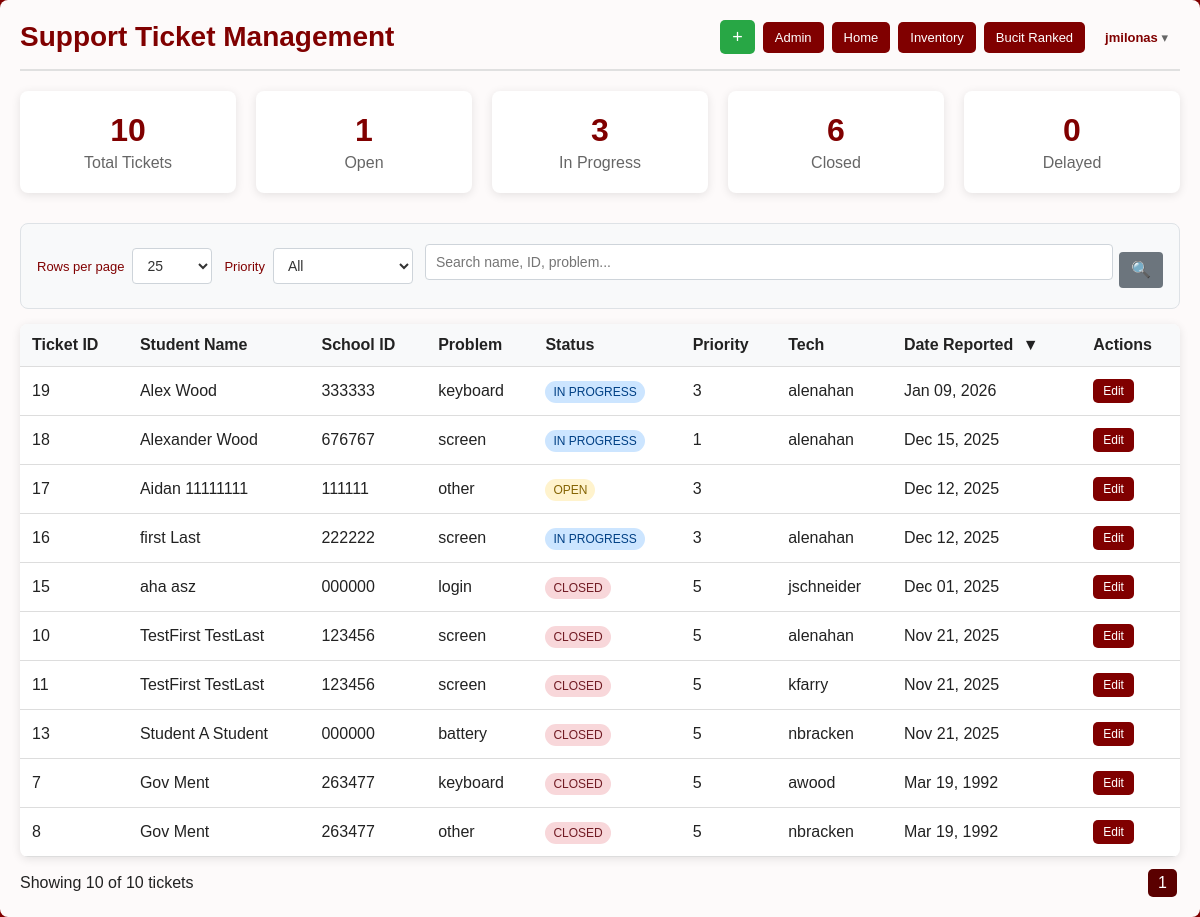
/manage_tickets.php (signed in), run on the app's committed database.
### tables this page shows
CREATE TABLE IF NOT EXISTS `tickets` (
  `id` int NOT NULL AUTO_INCREMENT COMMENT 'Unique ID for the ticket',
  `first_name` varchar(50) NOT NULL COMMENT 'Student''s first name',
  `last_name` varchar(50) NOT NULL COMMENT 'Student''s last name',
  `school_id` varchar(20) NOT NULL COMMENT 'Student''s school ID',
  `class_of` varchar(4) DEFAULT NULL COMMENT 'Graduation year',
  `school_email` varchar(255) DEFAULT NULL,
  `additional_info` varchar(120) DEFAULT NULL,
  `date_reported` date NOT NULL COMMENT 'Date issue was reported',
  `problem_category` varchar(50) NOT NULL COMMENT 'Main problem selected (screen, battery, etc.)',
  `problem_detail` varchar(100) DEFAULT NULL,
  `custom_detail` text COMMENT 'If “Something else” was specified',
  `priority` tinyint(1) DEFAULT '3',
  `status` enum('Open','In Progress','Closed','Delayed') NOT NULL DEFAULT 'Open' COMMENT 'Current status of the ticket',
  `notes` text,
  `created_at` timestamp NOT NULL DEFAULT CURRENT_TIMESTAMP COMMENT 'When the ticket was submitted',
  `updated_at` timestamp NOT NULL DEFAULT CURRENT_TIMESTAMP COMMENT 'Auto-updates when modified',
  `restarted` tinyint(1) DEFAULT '0',
  `tech` varchar(255) DEFAULT NULL,
  PRIMARY KEY (`id`)
);

### manage_tickets.php (the view, shortened to what this page needs)
<?php
$servername = "localhost";
$username = "bucit";
$password = "m0Mih-Vdm!].Km8F";
$dbname = "bucit";
$conn = new mysqli($servername, $username, $password, $dbname);
$current_tech = $_SESSION['tech_user'] ?? null;
$sort_by = $_GET['sort'] ?? 'date_reported';
$order = $_GET['order'] ?? 'DESC';
$has_priority = false;
$priorityCheck = $conn->query("SHOW COLUMNS FROM tickets LIKE 'priority'");
if ($priorityCheck && $priorityCheck->num_rows > 0) {
    $has_priority = true;
}
$has_tech = false;
$techCheck = $conn->query("SHOW COLUMNS FROM tickets LIKE 'tech'");
if ($techCheck && $techCheck->num_rows > 0) {
    $has_tech = true;
}
$search = trim($_GET['q'] ?? '');
$per_page = $_GET['per_page'] ?? '25';
$page = max(1, intval($_GET['page'] ?? 1));
$where_sql = '';
$count_sql = "SELECT COUNT(*) as total_count FROM tickets $where_sql";
$count_result = $conn->query($count_sql);
$total_count = $count_result ? intval($count_result->fetch_assoc()['total_count']) : 0;
$limit_sql = '';
if ($per_page !== 'all') {
    $per_page_int = intval($per_page);
    $offset = ($page - 1) * $per_page_int;
    $limit_sql = "LIMIT $offset, $per_page_int";
}
$select_columns = "id, first_name, last_name, school_id, class_of, school_email, additional_info, date_reported, problem_category, problem_detail, custom_detail, status, created_at";
if ($has_priority) {
    $select_columns .= ", priority";
}
if ($has_tech) {
    $select_columns .= ", tech";
}
$order_by_sql = "$sort_by $order";
$sql = "SELECT $select_columns FROM tickets $where_sql ORDER BY $order_by_sql $limit_sql";
$result = $conn->query($sql);
?>
<!DOCTYPE html>
<html lang="en">
<head>
    <link rel="stylesheet" href="styles.css">
</head>
<body>
    <div class="management-container">
        <div class="header-actions">
            <h1>Support Ticket Management</h1>
            <div class="action-btn-group">
                <a href="form.html" class="btn btn-success" title="Add ticket" style="padding:8px 12px; font-size:18px; line-height:1;">+</a>
                <?php if ($current_tech === 'jmilonas'): ?>
                <a href="admin_tech.php" class="btn" style="padding:8px 12px; font-size:13px;">Admin</a>
                <?php endif; ?>
                <a href="index.html" class="btn" style="padding:8px 12px; font-size:13px;">Home</a>
                <a href="inventory.php" class="btn" style="padding:8px 12px; font-size:13px;">Inventory</a>
                <a href="leaderboard.php" class="btn" style="padding:8px 12px; font-size:13px;">Bucit Ranked</a>
                <div class="user-dropdown">
                    <div class="user-dropdown-toggle">
                        <strong><?php echo htmlspecialchars($current_tech); ?></strong> ▾
                    </div>
                </div>
            </div>
        </div>
        <?php
        $stats_sql = "SELECT
                        COUNT(*) as total,
                        SUM(CASE WHEN status = 'Open' THEN 1 ELSE 0 END) as open_tickets,
                        SUM(CASE WHEN status = 'In Progress' THEN 1 ELSE 0 END) as in_progress,
                        SUM(CASE WHEN status = 'Closed' THEN 1 ELSE 0 END) as closed,
                        SUM(CASE WHEN status = 'Delayed' THEN 1 ELSE 0 END) as delayed_tickets
                      FROM tickets";
        $stats_result = $conn->query($stats_sql);
        $stats = $stats_result->fetch_assoc();
        ?>
        <div class="stats-container">
            <div class="stat-card" data-reset="true">
                <div class="stat-number"><?php echo $stats['total']; ?></div>
                <div class="stat-label">Total Tickets</div>
            </div>
            <div class="stat-card" data-status="Open">
                <div class="stat-number"><?php echo $stats['open_tickets']; ?></div>
                <div class="stat-label">Open</div>
            </div>
            <div class="stat-card" data-status="In Progress">
                <div class="stat-number"><?php echo $stats['in_progress']; ?></div>
                <div class="stat-label">In Progress</div>
            </div>
            <div class="stat-card" data-status="Closed">
                <div class="stat-number"><?php echo $stats['closed']; ?></div>
                <div class="stat-label">Closed</div>
            </div>
            <div class="stat-card" data-status="Delayed">
                <div class="stat-number"><?php echo $stats['delayed_tickets']; ?></div>
                <div class="stat-label">Delayed</div>
            </div>
        </div>
        <form method="GET" id="ticket-filter-form" class="filter-bar">
            <div class="filter-field">
                <label for="per-page-select">Rows per page</label>
                <select id="per-page-select" name="per_page" onchange="this.form.submit()" style="width:80px;">
                    <?php foreach(['10','15','25','50','100','all'] as $opt): ?>
                    <option value="<?php echo $opt; ?>" <?php echo ($per_page == $opt) ? 'selected': ''; ?>><?php echo ($opt=='all')? 'All' : $opt; ?></option>
                    <?php endforeach; ?>
                </select>
            </div>
            <?php if ($has_priority): ?>
            <div class="filter-field">
                <label for="priority-select">Priority</label>
                <select id="priority-select" name="priority" onchange="this.form.submit()" style="width:140px;">
                    <option value="">All</option>
                </select>
            </div>
            <?php endif; ?>
            <div class="search-group">
                <input id="search-input" type="text" name="q" placeholder="Search name, ID, problem..." value="<?php echo htmlspecialchars($search); ?>">
                <button type="submit" class="search-btn" title="Search">🔍</button>
            </div>
        </form>
        <?php if ($result && $result->num_rows > 0): ?>
        <table class="tickets-table">
            <thead>
                <tr>
                    <th onclick="sortTable('id')">
                        Ticket ID
                    </th>
                    <th onclick="sortTable('first_name')">
                        Student Name
                    </th>
                    <th onclick="sortTable('school_id')">
                        School ID
                    </th>
                    <th onclick="sortTable('problem_category')">
                        Problem
                    </th>
                    <th onclick="sortTable('status')">
                        Status
                    </th>
                    <?php if ($has_priority): ?>
                    <th onclick="sortTable('priority')">
                        Priority
                    </th>
                    <?php endif; ?>
                    <?php if ($has_tech): ?>
                    <th onclick="sortTable('tech')">
                        Tech
                    </th>
                    <?php endif; ?>
                    <th onclick="sortTable('date_reported')">
                        Date Reported
                        <?php if ($sort_by == 'date_reported'): ?>
                            <span class="sort-indicator"><?php echo $order == 'ASC' ? '▲' : '▼'; ?></span>
                        <?php endif; ?>
                    </th>
                    <th>Actions</th>
                </tr>
            </thead>
            <tbody>
                <?php while ($row = $result->fetch_assoc()): ?>
                <tr class="ticket-row" onclick="viewTicket(<?php echo $row['id']; ?>)">
                    <td><?php echo htmlspecialchars($row['id']); ?></td>
                    <td><?php echo htmlspecialchars($row['first_name'] . ' ' . $row['last_name']); ?></td>
                    <td><?php echo htmlspecialchars($row['school_id']); ?></td>
                    <td><?php echo htmlspecialchars($row['problem_category']); ?></td>
                    <td>
                        <span class="status-badge status-<?php echo strtolower(str_replace(' ', '-', $row['status'] ?? 'open')); ?>">
                            <?php echo htmlspecialchars($row['status'] ?? 'Open'); ?>
                        </span>
                    </td>
                    <?php if ($has_priority): ?>
                    <td><?php echo htmlspecialchars($row['priority'] ?? '3'); ?></td>
                    <?php endif; ?>
                    <?php if ($has_tech): ?>
                    <td><?php echo htmlspecialchars($row['tech'] ?? ''); ?></td>
                    <?php endif; ?>
                    <td><?php echo date('M d, Y', strtotime($row['date_reported'])); ?></td>
                    <td onclick="event.stopPropagation();">
                        <a href="edit_ticket.php?id=<?php echo $row['id']; ?>" class="btn" style="padding: 5px 10px; font-size: 12px;">Edit</a>
                    </td>
                </tr>
                <?php endwhile; ?>
            </tbody>
        </table>
        <?php if ($per_page !== 'all' && $total_count > 0):
            $per_page_int = intval($per_page);
            $total_pages = max(1, (int)ceil($total_count / $per_page_int));
        ?>
        <div style="margin-top: 12px; display:flex; justify-content:space-between; align-items:center;">
            <div>Showing <?php echo ($per_page === 'all') ? $total_count : (min($per_page_int, $total_count - ($page-1)*$per_page_int)); ?> of <?php echo $total_count; ?> tickets</div>
            <div>
                <?php for ($p = 1; $p <= $total_pages; $p++): ?>
                    <a href="?<?php echo http_build_query(array_merge($_GET, ['page'=>$p])); ?>" class="btn" style="background: <?php echo ($p==$page) ? '#5a0000' : 'var(--brand)'; ?>; margin: 0 3px; padding: 5px 10px;"><?php echo $p; ?></a>
                <?php endfor; ?>
            </div>
        </div>
        <?php endif; ?>
        <?php endif; ?>
    </div>
</body>
</html>

### styles.css (style rules this page uses)
:root { --brand: #800000; --brand-dark: #5a0000; --card-bg: rgba(255,255,255,0.98); }
html { scroll-padding-top: 60px; }
body { font-family: Arial, sans-serif; background: var(--brand); margin: 0; padding: 0; color: #fff; }
form label { display: block; margin-bottom: 5px; margin-top: 15px; color: var(--brand); font-weight: 500; }
form input, form button { width: 100%; padding: 10px; border: 1px solid #d1d1d1; border-radius: 5px; margin-bottom: 8px; font-size: 1rem; box-sizing: border-box; }
form button { background: var(--brand); color: #fff; border: none; font-size: 1.05em; font-weight: bold; margin-top: 16px; cursor: pointer; transition: background 0.2s; }

### manage_tickets.php (style rules this page uses)
:root { --brand: #800000; --brand-dark: #5a0000; --card-bg: rgba(255,255,255,0.98); }
body { background: var(--brand); color: #fff; min-height: 100vh; }
.management-container { max-width: 1200px; margin: 0 auto; padding: 20px; background: var(--card-bg); border-radius: 8px; color: #222; }
.management-container h1 { color: var(--brand); margin: 0; }
.header-actions { display: flex; justify-content: space-between; align-items: center; margin-bottom: 20px; padding-bottom: 15px; border-bottom: 2px solid #e0e0e0; }
.header-actions h1 { margin: 0; font-size: 28px; }
.user-dropdown { position: relative; display: inline-block; }
.user-dropdown-toggle { color: #666; font-size: 13px; padding: 8px 12px; cursor: pointer; border-radius: 4px; transition: background-color 0.2s; }
.user-dropdown-toggle strong { color: var(--brand); }
.filter-bar { margin: 25px 0 15px; display: flex; flex-wrap: wrap; gap: 12px; align-items: center; background: #f8f9fa; padding: 12px 16px; border-radius: 8px; border: 1px solid #dee2e6; }
.filter-field { display: flex; align-items: center; gap: 8px; font-size: 13px; color: #555; }
.filter-field label { margin: 0; }
.filter-bar select, .filter-bar input[type="text"] { padding: 6px 10px; border: 1px solid #ced4da; border-radius: 4px; font-size: 14px; height: 36px; }
.filter-bar select { background: white; color: #333; }
.filter-bar .search-group { display: flex; align-items: center; gap: 6px; flex: 1 1 320px; min-width: 260px; }
.filter-bar .search-group input[type="text"] { flex: 1 1 auto; min-width: 200px; height: 36px; }
.search-btn { background: #6c757d; color: white; padding: 0 10px; border: none; border-radius: 4px; cursor: pointer; font-size: 16px; line-height: 1; transition: background 0.2s; width: 44px; min-width: 44px; text-align: center; flex: 0 0 44px; height: 36px; display: flex; align-items: center; justify-content: center; }
.action-btn-group { display: flex; gap: 8px; align-items: center; }
.btn { background-color: var(--brand); color: white; padding: 10px 20px; text-decoration: none; border-radius: 5px; border: none; cursor: pointer; display: inline-block; }
.btn-success { background-color: #28a745; }
.tickets-table { width: 100%; border-collapse: collapse; background: white; border-radius: 8px; overflow: hidden; box-shadow: 0 2px 10px rgba(0,0,0,0.1); }
.tickets-table th, .tickets-table td { padding: 12px; text-align: left; border-bottom: 1px solid #ddd; }
.tickets-table th { background-color: #f8f9fa; font-weight: 600; cursor: pointer; user-select: none; }
.ticket-row { cursor: pointer; }
.status-badge { padding: 4px 8px; border-radius: 12px; font-size: 12px; font-weight: 500; text-transform: uppercase; }
.status-open { background-color: #fff3cd; color: #856404; }
.status-in-progress { background-color: #cce5ff; color: #004085; }
.status-closed { background-color: #f8d7da; color: #721c24; }
.sort-indicator { margin-left: 5px; }
.stats-container { display: grid; grid-template-columns: repeat(auto-fit, minmax(200px, 1fr)); gap: 20px; margin-bottom: 30px; }
.stat-card { background: white; padding: 20px; border-radius: 8px; box-shadow: 0 2px 10px rgba(0,0,0,0.1); text-align: center; }
.stat-card[data-status], .stat-card[data-reset] { cursor: pointer; border: 1px solid transparent; transition: border-color 0.2s, box-shadow 0.2s; user-select: none; }
.stat-number { font-size: 2rem; font-weight: bold; color: var(--brand); }
.stat-label { color: #666; margin-top: 5px; }

### data on the page
tickets: id "19", first_name+last_name "Alex Wood", school "333333", problem_category "keyboard", status "IN PROGRESS", priority "3", tech "alenahan", date_reported "Jan 09, 2026"
tickets: id "18", first_name+last_name "Alexander Wood", school "676767", problem_category "screen", status "IN PROGRESS", priority "1", tech "alenahan", date_reported "Dec 15, 2025"
tickets: id "17", first_name+last_name "Aidan 11111111", school "111111", problem_category "other", status "OPEN", priority "3", date_reported "Dec 12, 2025"
tickets: id "16", first_name+last_name "first Last", school "222222", problem_category "screen", status "IN PROGRESS", priority "3", tech "alenahan", date_reported "Dec 12, 2025"
tickets: id "15", first_name+last_name "aha asz", school "000000", problem_category "login", status "CLOSED", priority "5", tech "jschneider", date_reported "Dec 01, 2025"
tickets: id "10", first_name+last_name "TestFirst TestLast", school "123456", problem_category "screen", status "CLOSED", priority "5", tech "alenahan", date_reported "Nov 21, 2025"
tickets: id "11", first_name+last_name "TestFirst TestLast", school "123456", problem_category "screen", status "CLOSED", priority "5", tech "kfarry", date_reported "Nov 21, 2025"
tickets: id "13", first_name+last_name "Student A Student", school "000000", problem_category "battery", status "CLOSED", priority "5", tech "nbracken", date_reported "Nov 21, 2025"
tickets: id "7", first_name+last_name "Gov Ment", school "263477", problem_category "keyboard", status "CLOSED", priority "5", tech "awood", date_reported "Mar 19, 1992"
tickets: id "8", first_name+last_name "Gov Ment", school "263477", problem_category "other", status "CLOSED", priority "5", tech "nbracken", date_reported "Mar 19, 1992"

### other printed values
$current_tech "jmilonas"
$stats['total'] "10"
$stats['open_tickets'] "1"
$stats['in_progress'] "3"
$stats['closed'] "6"
$stats['delayed_tickets'] "0"
min($per_page_int, $total_count - ($page-1)*$per_page_int) "10"
$total_count "10"
form field per_page "25"
